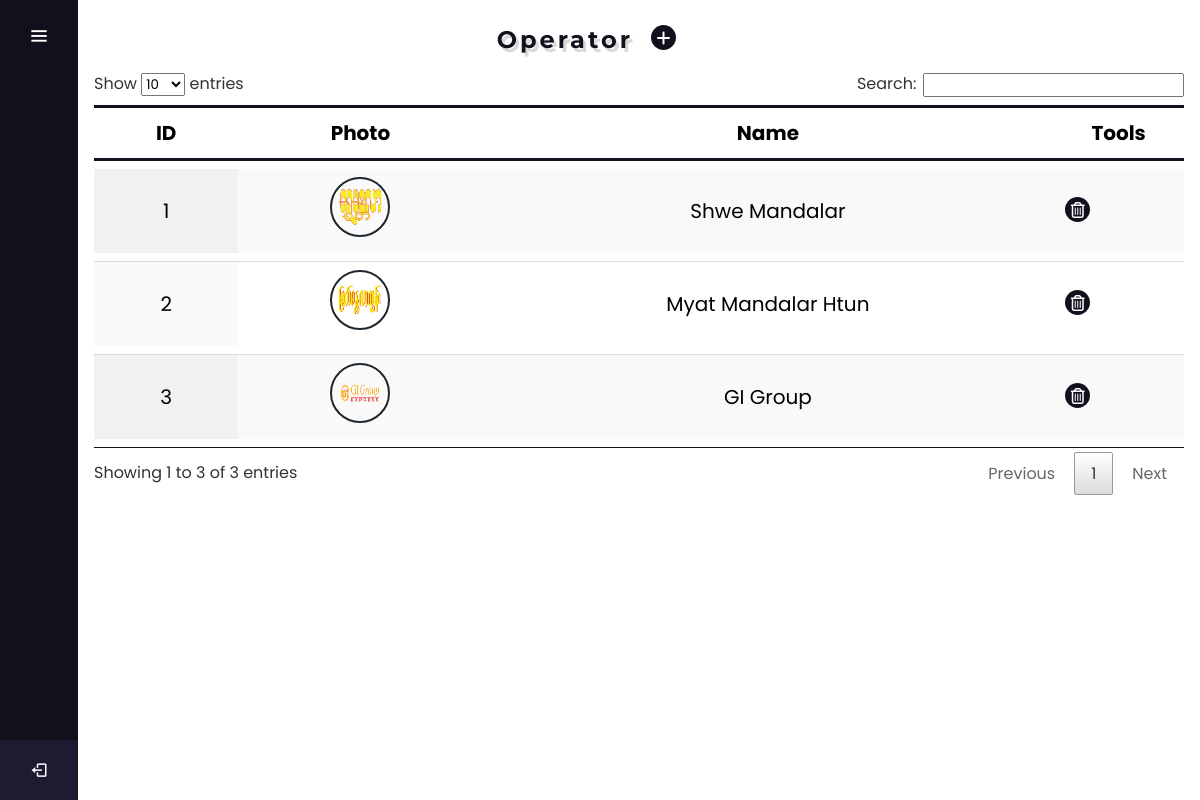
The page /Operator.php (signed in) on the database its author committed.
### tables this page shows
CREATE TABLE `operator` (
  `ID` int(11) NOT NULL,
  `Photo` varchar(300) NOT NULL,
  `Name` varchar(50) NOT NULL
);

### SQL.php (called while the page is built, shortened)
<?php
	function Single_Select($Field, $Table)
	{
		include("Connect.php");
		$query 	= "	SELECT $Field FROM $Table";
		$result	= mysqli_query($connection, $query);
		return $result;
	}
?>

### Operator.php (the view, shortened to what this page needs)
<?php
	include("Connect.php");
	include("SQL.php");
	if (!isset($_SESSION['Staff_ID']))
	{
		echo "<script>window.alert('Alert : >> Please Login To Your Account! <<')</script>";
		$_SESSION['loc'] = $_SERVER['REQUEST_URI'];
		echo "<script>window.location='E_Login.php'</script>";
	}
    else
    {
        $Position = mysqli_fetch_array(Multi_Select("*", "Employee", "ID", $_SESSION['Staff_ID']));
    }
?>
<!DOCTYPE html>
<html lang="en" dir="ltr">
    <head>
        <link rel="stylesheet" href="New.css">
        <link rel="stylesheet" href="select2.min.css" />
        <link rel="stylesheet" href="select2.min.js" />
        <link href='https://unpkg.com/boxicons@2.0.7/css/boxicons.min.css' rel='stylesheet'>
		<link rel="stylesheet" href="https://cdnjs.cloudflare.com/ajax/libs/chosen/1.8.7/chosen.min.css">
		<link rel="stylesheet" href="https://maxcdn.bootstrapcdn.com/bootstrap/3.3.7/css/bootstrap.min.cs">
		<link rel="stylesheet" type="text/css" href="DataTables/datatables.min.css" />
    </head>
    <body>
    <?php include "Sidebar.php"; ?>
    <section class="home-section">
        <form action="Operator.php" method="post" enctype="multipart/form-data">
            <div class="Item">
                <div class="Header">
                    <table>
                        <tr>
                            <th><h1 class="Page">Operator</h1></th>
                            <th>
                                <a href="Operator.php?New">
                                    <div class="Expand">
                                        <button class="Icon"><i class='fas fa-plus'></i></button>
                                    </div>
                                </a>
                            </th>
                        </tr>
                    </table>
                </div>
                <?php
                    if (isset($_REQUEST['New']))
                    {
                ?>
                    <div class="Form">
                    <?php
                        if (isset($_REQUEST['Update']))
                        {
                            $Rows		= mysqli_fetch_array(Multi_Select("*","Operator","ID",$_SESSION['Update']));
                        }
                        else
                        {
                    ?>
                        <div class="Input_Field">
                            <div class="Form_Input">
                                <div class="preview">
                                    <img id="file-ip-1-preview">
                                </div>
                                <label for="file-ip-1">Photo</label>
                                <input type="file" id="file-ip-1" accept="image/*" name="filPhoto" onchange="showPreview(event);" required="required" />
                            </div>
                        </div>
                        <div class="Input_Field">
                            <label>Name</label>
                            <input type="text" name="txtName" class="Input" required />
                        </div>
                    <?php
                        }
                    ?>
                    <div class="Input_Field">
                        <?php
                            if (isset($_REQUEST['Update']))
                            {
                                echo "<input type='submit' name='btnUpdate' class='Btn' value='Update'>";
                            }
                            else
                            {
                                echo "<input type='submit' name='btnSave' class='Btn' value='Save'>";
                            }
                        ?>
                        <input type="submit" id="Main" name="btnCancle" class="Btn" value="Cancle">
                    </div>
                </div>
                <div class="Data">
                    <table id="tableid" class="display">
                        <thead>
                            <tr>
                                <th>ID</th>
                                <th>Photo</th>
                                <th>Name</th>
                                <th>Tools</th>
                            </tr>
                        </thead>
                        <tbody>
                            <?php
                                $result	= Single_Select("*","Operator");
                                $count	= mysqli_num_rows($result);
                                for ($i=0; $i < $count; $i++)
                                {
                                    $rows 	=	mysqli_fetch_array($result);
                                    $ID 	= 	$rows["ID"];
                                    if (isset($_REQUEST['Update']))
                                    {
                                        if ($ID == $_SESSION['Update'])
                                        {
                                            echo "<tr class='Update'>";
                                            echo "<td>" . $ID . "</td>";
                                            echo "<td><img src='" . $rows['Photo'] . "' class='Image'></td>";
                                            echo "<td>" . $rows['Name'] . "</td>";
                                            echo("<td>
                                                    <a href='Operaotr.php?Delete=$ID'><i class='far fa-trash-alt'></i></a>
                                                </td>");
                                            echo "</tr>";
                                        }
                                        else
                                        {
                                            echo "<tr>";
                                            echo "<td>" . $ID . "</td>";
                                            echo "<td><img src='" . $rows['Photo'] . "' class='Image'></td>";
                                            echo("<td>" . $rows["Name"] . "</td>");
                                            echo("<td>
                                                    <a href='Operaotr.php?Delete=$ID'><i class='far fa-trash-alt'></i></a>
                                                </td>");
                                            echo "</tr>";
                                        }
                                    }
                                    else
                                    {
                                        echo "<tr>";
                                        echo "<td>" . $ID . "</td>";
                                        echo "<td><img src='" . $rows['Photo'] . "' class='Image'></td>";
                                        echo "<td>" . $rows['Name'] . "</td>";
                                        echo("<td>
                                                <a href='Operaotr.php?Delete=$ID'><i class='far fa-trash-alt'></i></a>
                                            </td>");
                                        echo "</tr>";
                                    }
                                }
                            ?>
                        </tbody>
                    </table>
                </div>
                <?php
                    }
                    else
                    {
                ?>
                    <div class="Records">
                        <table id="tableid" class="display">
                            <thead>
                            <tr>
                                <th>ID</th>
                                <th>Photo</th>
                                <th>Name</th>
                                <th>Tools</th>
                            </tr>
                        </thead>
                        <tbody>
                            <?php
                                $result = Single_Select("*","Operator");
                                $count	= mysqli_num_rows($result);
                                for ($i=0; $i < $count; $i++)
                                {
                                    $rows 	=	mysqli_fetch_array($result);
                                    $ID 	= 	$rows["ID"];
                                    echo("<tr>");
                                    echo("<td>" . $ID . "</td>");
                                    echo("<td>
                                        <img src='" . $rows["Photo"] . "'>
                                        </td>");
                                    echo("<td>" . $rows["Name"] . "</td>");
                                    echo("<td>
                                            <a href='Operator.php?Delete=$ID' class='Link'>
                                                <button class='Link_Icon'><i class='far fa-trash-alt'></i></button>
                                                <input	type='button' class='Link_Text' value='Delete'>
                                            </a>
                                        </td>");
                                    echo("</tr>");
                                    }
                            ?>
                            </tbody>
                        </table>
                    </div>
                <?php
                    }
                ?>
            </div>
        </form>
    </section>
    </body>
</html>

### Sidebar.php (shortened to what this page needs)
<div class="sidebar">
        <div class="logo-details">
                <i class='bx bx-menu' id="btn" ></i>
        </div>
        <ul class="nav-list">
        <li class="profile">
        <?php
            if(isset($Position))
            {
        ?>
            <div class="profile-details">
                <div class="name_job">
                    <div class="name"><?php echo $Position['Name'] ; ?></div>
                    <div class="job"><?php echo $Position['Position'] ; ?></div>
                </div>
            </div>
        <?php
            }
        ?>
            <form action="E_Login.php" method="post">
                <button class="submit" name="btnLogout"><i class='bx bx-log-out' id="log_out" ></i></button>
            </form>
        </li>
        </ul>
    </div>

### New.css (style rules this page uses)
:root { --first-color: #11101D; --input-color: #80868B; --border-color: #DADCE0; --normal-font-size: 1rem; --small-font-size: .75rem; }
* { margin: 0; padding: 0; box-sizing: border-box; font-family: "Poppins" , sans-serif; }
.sidebar { position: fixed; left: 0; top: 0; height: 100%; width: 78px; background: #11101D; padding: 6px 14px; z-index: 99; transition: all 0.5s ease; }
.sidebar .logo-details { height: 60px; display: flex; align-items: center; position: relative; }
.sidebar .logo-details #btn { position: absolute; top: 50%; right: 0; transform: translateY(-50%); font-size: 22px; transition: all 0.4s ease; font-size: 23px; text-align: center; cursor: pointer; transition: all 0.5s ease; }
.sidebar i { color: #fff; height: 60px; min-width: 50px; font-size: 28px; text-align: center; line-height: 60px; }
.sidebar .nav-list { margin-top: 20px; height: 100%; }
.sidebar li { position: relative; margin: 8px 0; list-style: none; }
.sidebar li i { height: 50px; line-height: 50px; font-size: 18px; border-radius: 12px; }
.sidebar li.profile { position: fixed; height: 60px; width: 78px; left: 0; bottom: -8px; padding: 10px 14px; background: #1d1b31; transition: all 0.5s ease; overflow: hidden; }
.sidebar li .profile-details { display: flex; align-items: center; flex-wrap: nowrap; }
.sidebar li.profile .name, .sidebar li.profile .job { font-size: 15px; font-weight: 400; color: #fff; white-space: nowrap; }
.sidebar li.profile .job { font-size: 12px; }
.sidebar .profile #log_out { position: absolute; top: 50%; right: 0; transform: translateY(-50%); background: #1d1b31; width: 100%; height: 60px; line-height: 60px; border-radius: 0px; transition: all 0.5s ease; }
.home-section { padding: 1rem; position: relative; background: #fff; min-height: 100vh; top: 0; left: 78px; width: calc(100% - 78px); transition: all 0.5s ease; z-index: 2; }
.Item { font-size: var(--normal-font-size); }
.Item .Header { width: 100%; display: block; align-items: center; }
.Item .Header table tr th { padding: 5px; }
.Item .Header table tr th:first-child { width: 50%; text-align: right; }
.Item .Header .Page { color: var(--first-color); font-size: 30; font-weight: 700; letter-spacing: 3px; font-family: 'Montserrat', sans-serif; text-shadow: 3px 4px rgba(0, 0, 0, .15);; }
.Item .Header table { width: 100%; border-collapse: separate; }
.Expand { text-decoration: none; width: 33px; height: 33px; display: flex; padding: 2px; border-radius: 50px; transition: all .5s ease; z-index: 0; }
.Expand .Icon { height: 25px; border-radius: 50px; cursor: pointer; border: 0; padding: 1px; width: 25px; background: transparent; font-size: 1rem; background: var(--first-color); color: #fff; transition: all .5s ease; text-align: inherit; z-index: 10; }
.Item .Records { width: 100%; height: 85%; margin-top: .5rem; overflow: auto; }
.Item .Records table { width: 100%; margin: 0 auto; font-size: 20px; border-collapse:separate; border-spacing:0 .5rem; }
.Item .Records table tr { transition: all .3s ease-in-out; }
.Item .Records table tr td { font-weight: 400; }
.Item .Records table tr th { border-top: 3px solid var(--first-color); border-bottom: 3px solid var(--first-color); }
.Item .Records table tr td { text-align: center; }
.Item .Records table img { width: 60px; height: 60px; border-radius: 50%; border: solid 2px #1e272e; }
.Item .Records table tr td:last-child { width: 12%; }
.Link { float: left; display: flex; text-decoration: none; width: 33px; height: 33px; padding: 2px; border-radius: 50px; transition: all .5s ease; z-index: 0; }
.Link .Link_Icon { height: 25px; border-radius: 50px; cursor: pointer; border: 0; padding: 1px; width: 25px; background: transparent; font-size: 1rem; background: var(--first-color); color: #fff; transition: all .5s ease; text-align: inherit; z-index: 10; }

### rows shown on the page
operator: ID "1", Photo (picture), Name "Shwe Mandalar"
operator: ID "2", Photo (picture), Name "Myat Mandalar Htun"
operator: ID "3", Photo (picture), Name "GI Group"
